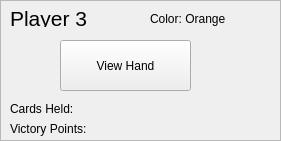
   <widget class="QFrame" name="frame_3">
    <property name="geometry">
     <rect>
      <x>710</x>
      <y>300</y>
      <width>281</width>
      <height>141</height>
     </rect>
    </property>
    <property name="frameShape">
     <enum>QFrame::StyledPanel</enum>
    </property>
    <property name="frameShadow">
     <enum>QFrame::Raised</enum>
    </property>
    <widget class="QLabel" name="player3_label">
     <property name="geometry">
      <rect>
       <x>10</x>
       <y>10</y>
       <width>101</width>
       <height>17</height>
      </rect>
     </property>
     <property name="font">
      <font>
       <pointsize>16</pointsize>
      </font>
     </property>
     <property name="text">
      <string>Player 3</string>
     </property>
    </widget>
    <widget class="QLabel" name="color3_label">
     <property name="geometry">
      <rect>
       <x>150</x>
       <y>10</y>
       <width>101</width>
       <height>17</height>
      </rect>
     </property>
     <property name="text">
      <string>Color: Orange</string>
     </property>
    </widget>
    <widget class="QLabel" name="victoryPnts3">
     <property name="geometry">
      <rect>
       <x>10</x>
       <y>120</y>
       <width>131</width>
       <height>17</height>
      </rect>
     </property>
     <property name="text">
      <string>Victory Points:</string>
     </property>
    </widget>
    <widget class="QLabel" name="cardsHeld3_label">
     <property name="geometry">
      <rect>
       <x>10</x>
       <y>100</y>
       <width>121</width>
       <height>17</height>
      </rect>
     </property>
     <property name="text">
      <string>Cards Held:</string>
     </property>
    </widget>
    <widget class="QPushButton" name="vhandButton_03">
     <property name="geometry">
      <rect>
       <x>60</x>
       <y>40</y>
       <width>131</width>
       <height>51</height>
      </rect>
     </property>
     <property name="text">
      <string>View Hand</string>
     </property>
    </widget>
   </widget>
